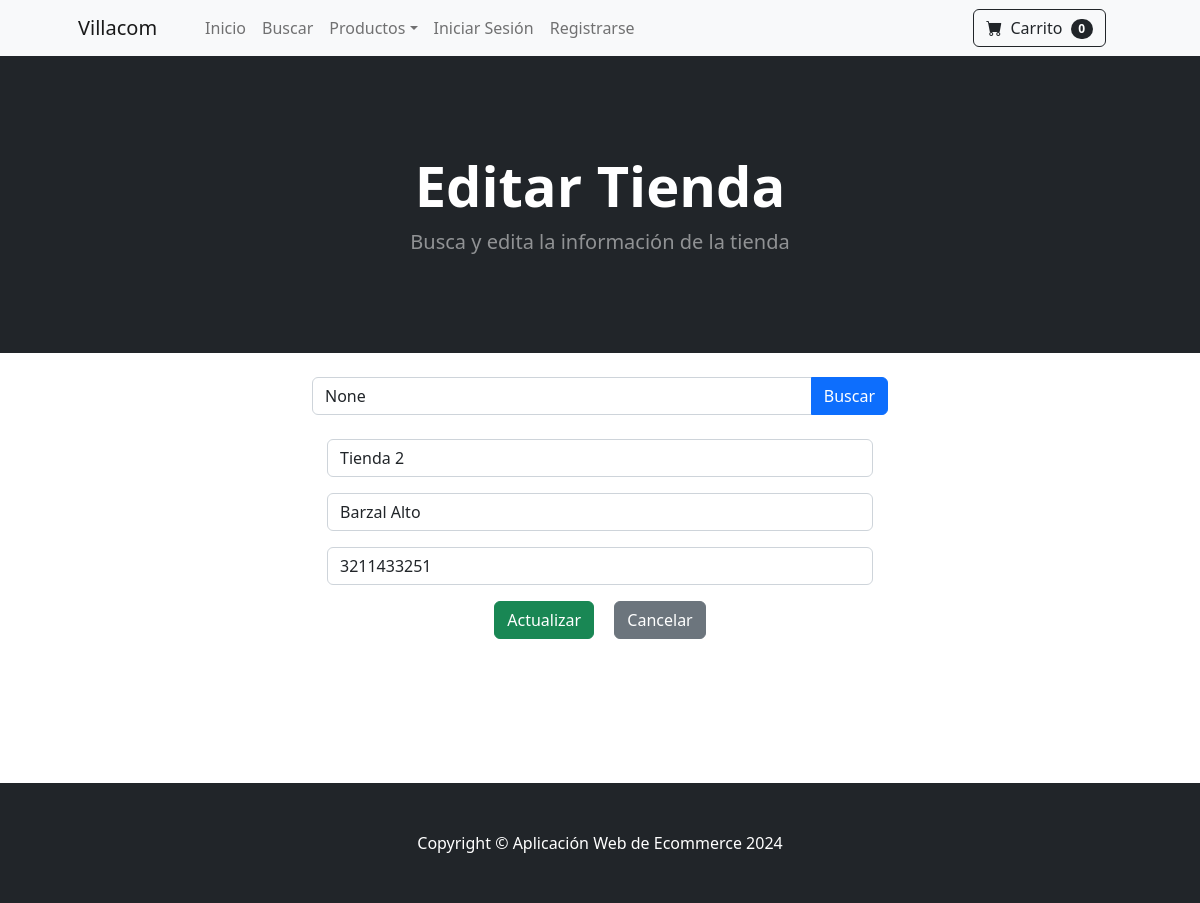
/tienda/editar/2/, run on the app's committed database.
### store/models.py (models this page shows, shortened)
class Business(models.Model):
    name = models.CharField(max_length=100)
    location = models.CharField(max_length=200)
    phone = models.CharField(max_length=20)
    class Meta:
        verbose_name_plural = 'locales/Negocios'

### store/views.py (the view)
# urls.py: path('tienda/editar/<int:pk>/', views.editar_tienda, name='editar_tienda'),
def editar_tienda(request, pk=None):
    business = None
    form = None
    query = request.GET.get('query')
    if query:
        businesses = Business.objects.filter(name__icontains=query)
    else:
        businesses = None
    if pk:
        business = get_object_or_404(Business, pk=pk)
        if request.method == 'POST':
            form = BusinessForm(request.POST, instance=business)
            if form.is_valid():
                form.save()
                messages.success(request, 'Tienda actualizada exitosamente.')
                return redirect('home')  # Cambia 'home' por la URL a la que quieras redirigir
        else:
            form = BusinessForm(instance=business)
    return render(request, 'editar_tienda.html', {
        'form': form,
        'business': business,
        'businesses': businesses,
        'query': query,
    })

### store/forms.py
class BusinessForm(forms.ModelForm):
    class Meta:
        model = Business
        fields = ['name', 'location', 'phone']
        labels = {
            'name': '',
            'location': '',
            'phone': '',
        }
    def __init__(self, *args, **kwargs):
        super(BusinessForm, self).__init__(*args, **kwargs)
        self.fields['name'].widget.attrs.update({'class': 'form-control', 'placeholder': 'Nombre de la Tienda'})
        self.fields['location'].widget.attrs.update({'class': 'form-control', 'placeholder': 'Ubicación de la Tienda'})
        self.fields['phone'].widget.attrs.update({'class': 'form-control', 'placeholder': 'Teléfono de Contacto'})

### cart/cart.py (called while the page is built)
    def __len__(self):
        return len(self.cart)

### cart/context_processors.py (called while the page is built)
def cart(request):
    return {'cart': Cart(request)}

### store/templates/editar_tienda.html (shortened to what this page needs)
{% extends 'base.html' %}
{% block content %}
<header class="bg-dark py-5">
    <div class="container px-4 px-lg-5 my-5">
        <div class="text-center text-white">
            <h1 class="display-4 fw-bolder">Editar Tienda</h1>
            <p class="lead fw-normal text-white-50 mb-0">Busca y edita la información de la tienda</p>
        </div>
    </div>
</header>
<div class="container my-4" style="max-width: 600px; margin: 0 auto;">
    <form method="GET" action="{% url 'buscar_tienda' %}">
        <div class="input-group">
            <input type="text" name="query" class="form-control" placeholder="Buscar por nombre de la tienda" value="{{ query }}">
            <button type="submit" class="btn btn-primary">Buscar</button>
        </div>
    </form>
</div>
{% if business %}
    <div class="container">
        <div class="row">
            <div class="col-md-6 offset-md-3">
                <form method="POST">
                    {{ form.as_p }}
                    <div class="text-center">
                        <button type="submit" class="btn btn-success mx-2">Actualizar</button>
                        <a href="{% url 'home' %}" class="btn btn-secondary mx-2">Cancelar</a>
                    </div>
                </form>
            </div>
        </div>
    </div>
{% endif %}
<br><br><br><br><br><br>
{% endblock %}

### data on the page
Business: name "Tienda 2", location "Barzal Alto", phone "3211433251"

### other printed values
{{ cart|length }} "0"
